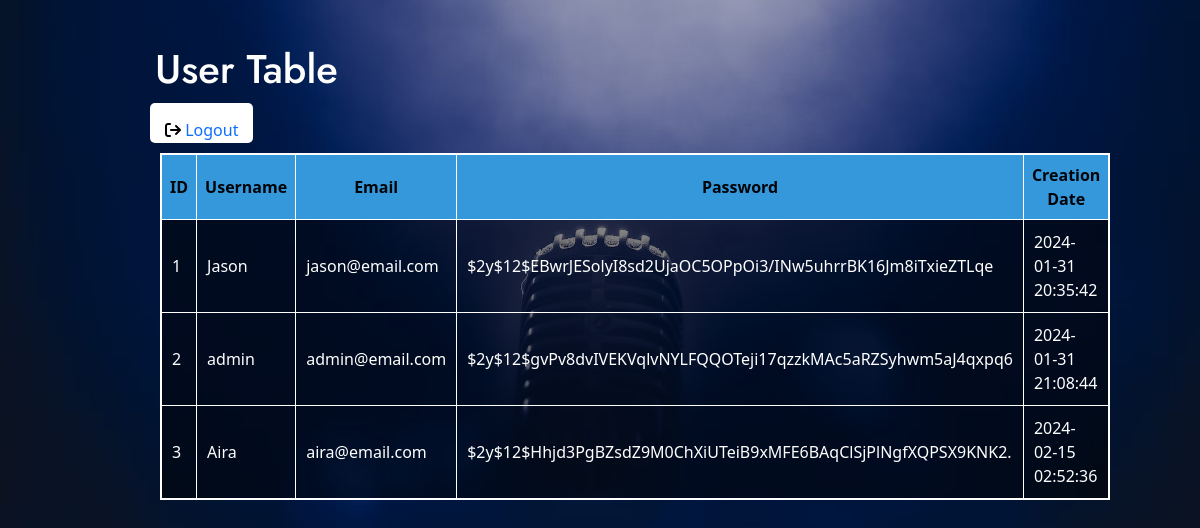
Page /srcs/backend/admin.php on the committed database.
### tables this page shows
CREATE TABLE `users` (
  `user_id` int(11) NOT NULL,
  `username` varchar(30) NOT NULL,
  `email` varchar(30) NOT NULL,
  `pwd` varchar(255) NOT NULL,
  `created_at` datetime NOT NULL DEFAULT curtime()
);

### srcs/backend/admin.php (the view, shortened to what this page needs)
<?php
require_once "includes/dbh.inc.php";
?>
<!DOCTYPE html>
<html lang="en">
<head>
    <link rel="stylesheet" type="text/css" href = "../style.css">
    <link rel="stylesheet" type="text/css" href="https://cdnjs.cloudflare.com/ajax/libs/font-awesome/6.4.2/css/all.min.css">
    <link href="https://cdn.jsdelivr.net/npm/bootstrap@5.3.2/dist/css/bootstrap.min.css" rel="stylesheet">
</head>
<body class="admin">
    <h1>User Table</h1>
    <div class="logout_button">
        <i class="fa fa-sign-out icon"></i>
        <a  href="includes/logout.inc.php">Logout</a>
    </div>
    <div class="adminpage">
        <table>
            <thead>
                <tr>
                    <th>ID</th>
                    <th>Username</th>
                    <th>Email</th>
                    <th>Password</th>
                    <th>Creation Date</th>
                </tr>
            </thead>
            <tbody>
                <?php
                $sql = "SELECT * FROM users";
                $result = $pdo->query($sql);
                if ($result && $result->rowCount() > 0) {
                    while ($row = $result->fetch(PDO::FETCH_ASSOC)) {
                        echo "<tr>";
                        echo "<td>" . $row['user_id'] . "</td>";
                        echo "<td>" . $row['username'] . "</td>";
                        echo "<td>" . $row['email'] . "</td>";
                        echo "<td>" . $row['pwd'] . "</td>";
                        echo "<td>" . $row['created_at'] . "</td>";
                        echo "</tr>";
                    }
                } else {
                    echo "<tr><td colspan='5'>No users found.</td></tr>";
                }
                ?>
            </tbody>
        </table>
    </div>
</body>
</html>

### srcs/style.css (style rules this page uses)
body { padding: 25px 150px 0px 150px; box-sizing: border-box; }
.index h1, .about h1, .instructions_landing h1, .user h1, .right_side a, .music_player h1, .admin h1, .artist_info h2 { font-family: 'Jost'; color: #fff; }
h1, h2,h3, p { color: #FFF; text-align: center; }
.user li, .bio, h1, h2 { color: #fff; display: flex; align-items: left; margin: 5px; }
body.admin { background-image: url('pictures/adminview_bg.png'); background-size: cover; background-position: center; background-repeat: no-repeat; }
.adminpage table { background-color: #0000007e; color: #FFF; border-collapse: collapse; border: 2px solid; margin: 10px; }
.adminpage table th { background-color: #3498db; color: #fff; text-align: center; border: 1px solid #ffffff; color: #000308; }
.adminpage table td { border: 1px solid #ffffff; padding: 10px; text-align: left; }
.admin h1 { margin-top: 20px; }
.logout_button { width: fit-content; height: 40px; margin-top: 10px; justify-content: center; align-items: center; border-radius: 5px; background-color: #fff ; padding: 15px; color: #000; }
.logout_button a { text-decoration: none; }

### srcs/backend/admin.php (style rules this page uses)
table { width: 100%; border-collapse: collapse; }
th, td { border: 1px solid black; padding: 8px; text-align: left; }
th { background-color: #f2f2f2; }

### rows in the picture
users: user_id "1", username "Jason", email "jason@email.com", pwd "$2y$12$EBwrJESolyI8sd2UjaOC5OPpOi3/INw5uhrrBK16Jm8iTxieZTLqe", created_at "2024-01-31 20:35:42"
users: user_id "2", username "admin", email "admin@email.com", pwd "$2y$12$gvPv8dvIVEKVqlvNYLFQQOTeji17qzzkMAc5aRZSyhwm5aJ4qxpq6", created_at "2024-01-31 21:08:44"
users: user_id "3", username "Aira", email "aira@email.com", pwd "$2y$12$Hhjd3PgBZsdZ9M0ChXiUTeiB9xMFE6BAqClSjPlNgfXQPSX9KNK2.", created_at "2024-02-15 02:52:36"
